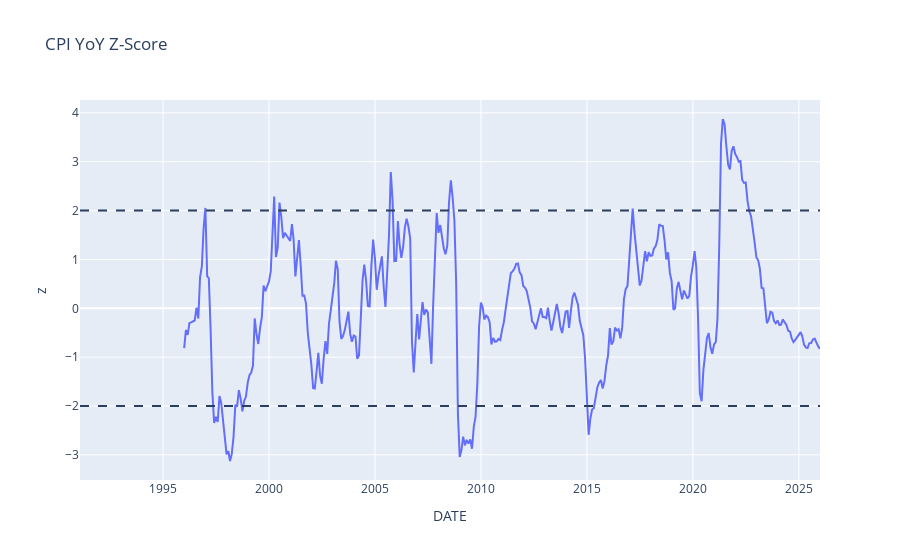

The code cell stored with this chart in its notebook:
### Code cell
# z-scores time series

fig = px.line(
    prepare_plot_df(extremes),
    x="DATE",
    y="z",
    title="CPI YoY Z-Score"
)

fig.add_hline(y=2, line_dash="dash")
fig.add_hline(y=-2, line_dash="dash")

fig.show()

### Figure 1 — Plotly figure (JSON) as saved in the notebook; plotly's stock layout.template omitted (floating-point values rounded to 4 significant figures; data arrays with more than 128 entries replaced by an {"elided": "..."} marker saying what was removed)
{"data": [{"hovertemplate": "DATE=%{x}<br>z=%{y}<extra></extra>", "legendgroup": "", "line": {"color": "#636efa", "dash": "solid"}, "marker": {"symbol": "circle"}, "mode": "lines", "name": "", "orientation": "v", "showlegend": false, "type": "scatter", "x": {"elided": "419 str values"}, "xaxis": "x", "y": {"elided": "419 float values"}, "yaxis": "y"}], "layout": {"legend": {"tracegroupgap": 0}, "shapes": [{"line": {"dash": "dash"}, "type": "line", "x0": 0, "x1": 1, "xref": "x domain", "y0": 2, "y1": 2, "yref": "y"}, {"line": {"dash": "dash"}, "type": "line", "x0": 0, "x1": 1, "xref": "x domain", "y0": -2, "y1": -2, "yref": "y"}], "title": {"text": "CPI YoY Z-Score"}, "xaxis": {"anchor": "y", "domain": [0, 1], "title": {"text": "DATE"}}, "yaxis": {"anchor": "x", "domain": [0, 1], "title": {"text": "z"}}}}
